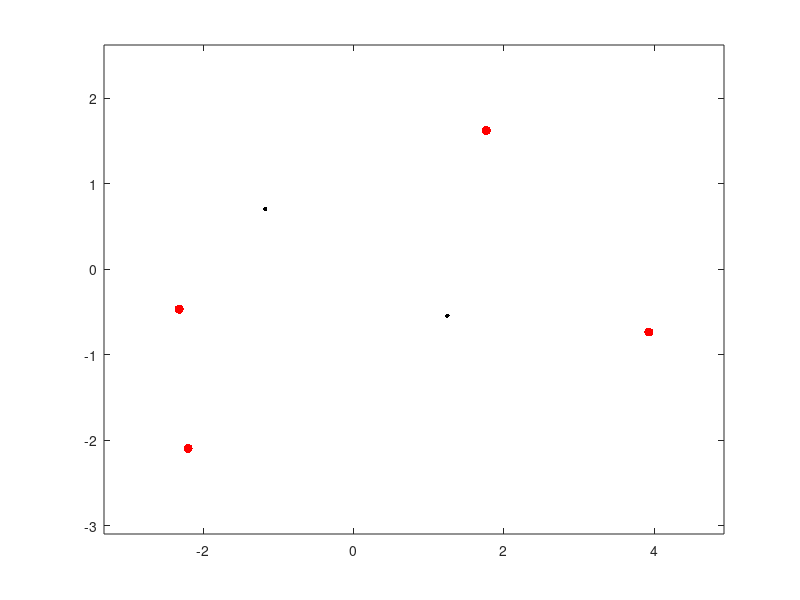

MATLAB code to generate this figure: (Note: this script raises an error after producing the figure.)
function [S,D, e,tR]= G_functions(phi,L,e,Precision, PRINT,  Draw, epsilon, Length )
%[S,D, e,tR]= G_functions(phi,L,e,Precision, PRINT,  Draw, epsilon, Length )
%
% Finds the quadratic differential $Q= S^2 Delta/E$ where E = prod (z-e),
% deg S = L, deg Delta = M and \sqrt{Q} \simeq phi' + t_0/z + ..., where
% sqrt{Q} has purely imaginary periods. 
% The quadratic differential is Q = S^2 D/E where E is the poly with roots
% at e and deg S =L, deg D =M, deg E = N, N  = 2L+M+2;
% The argument phi=[t_R, ..., t_1,t_0]; t_0 is the residue of
% \sqrt Q. 
% e=[list of points]
% L= degree of L. If the passed L is too large it is defaulted to L=0, with
% a complaint. 
%
%PRINT=true/false; if true (default false), it will save the picture in the
%same directory and also a small .tex wrapper with the same filename
%
%Precision= threshold of the functional  below which we stop the
%computation (Default = 1e-8)
%
%Draw, epsilon, Length are parameters for the external function that draws
%the critical trajectories. They don't affect the data output. 
%
%OUTPUT:  S= the polynomial S;D = the polynomial Delta; e= the same as the
% one passed; tR= phi(1) (leading coefficient). If needed one can change
% the code to return the polynomials S, D(elta) themselves. 
%
%DEFAULTS: if phi is not defined or empty it defaults to phi=1 (i.e. t_0=1;
%Chebotarov case); if e is not defined or empty, it defaults to N=randi(10)+1 random points;
%if L is not defined it defaults to L=0; DRAW=true, epsilon = 0.004; Length=20

% Written for Matlab R2024a but possibly working for older versions as
% well. 
% 
%This package is the accompanying code to https://www.arxiv.org/abs/2408.15234
%
% August 2024
% (c) Marco Bertola
% email: Marco.Bertola@concordia.ca


%%% Input validation %%%
if ~exist('phi','var') || size(phi,1)==0
    phi = 1;
end
if ~exist('PRINT','var')
    PRINT = 0;
end
t0=phi(end);
tR=phi(1);
R = size(phi,2)-1;
if ~exist('e','var') || size(e,1)==0 
    N=randi(10)+1;
    MM= randn(N) + 1i*randn(N);
    e = eig(MM).';
    %e = exp(2i*pi*(2/3:2/3:2));
    %e = exp(2i*pi*(2/3:1/3:2));
     %e=exp(1i*pi*(1/2:1/2:2));
    %e= [1,2,1i,3i, 1+1i];
    
end
if ~exist('Draw','var')
    Draw= true;
end
if ~exist('L','var')
    L=0;
    %No stagnation points, the standard Chebotarov problem
end
if ~exist ('epsilon','var')
    epsilon =0.004;
end
if ~exist ('Length','var')
    Length =20;
end
N = size(e,2);
M = N-2*L-2+2*R;
g = (M+N)/2-1;
if g<0  || M< 0
    disp('Error: there are too many stagnation points');
    L = 0 ;
    M = N-2*L-2+2*R;
    %g = (M+N)/2-1;
end
%%% End Input Validation %%%


% M is The number of simple zeros (generically) of the quadratic differential
% L is the number of stagnation points. 

S = phi(1)*poly(randn(1,L) + 1i*randn(1,L));
D = poly(randn(1,M)  + 1i*randn(1,M));

% The quadratic differential is Q = D/E dz^2 and we start with a D such
% that the roots are in the convex hull; by a theorem , the derivative does
% that.
% 
% We will choose the cuts ....
droot = roots(D).';
sroot = roots(S).';


ITER = 1;
MAXITER = 1000;
Fun =3;
Funold=Fun;
if ~exist('Precision','var')
    Precision = 1e-8;
end

if Draw
    figure(1);
    clf;
    ZZ = cat(2,e,droot, sroot);
    dd=plot(droot,'.k','MarkerSize',10);hold on;
    ee=plot(real(e),imag(e),'.r','MarkerSize',20);
    ss=plot(real(sroot),imag(sroot), '.g', 'MarkerSize',12);
    axis ([min(real(ZZ))-1,max(real(ZZ))+1,min(imag(ZZ))-1,max(imag(ZZ))+1]); hold on;
end
%%%%%%%%%%%%%%%%%%%%%%%%%%%%
%%%%% MAIN LOOP %%%%%%%%%%%%
%%%%%%%%%%%%%%%%%%%%%%%%%%%%
Bounce=0;
Sign =1;
t_ells = polyder(phi);
t_ells = cat(2,t_ells,t0);
t_ells = t_ells(2:end);
while( (Fun>Precision && ITER<MAXITER))
    M = size(droot,2);
    %g = (N+M)/2-1;
    [Inty, P]  = Cycles(e,droot, sroot,phi(1));
    % Inty(1:R) contains the quantities denoted $T_\ell[Q]$ in the paper.
    % $\ell=0,...,R-1$;
    % Inty(R+1:end) contains the quantities denoted $P_j[Q]$ (the periods
    % of the square root of the quadratic differential).
    AA = P(1:R,:);
    BB = P(R+1:end,:);
    PP = [ imag(AA), real(AA); real(AA), -imag(AA); real(BB), -imag(BB)];
    % PP is the matrix of real/imag parts of the Holomorphic periods as
    % well as differentials z^{g-1+k}/sqrt(DE), k=1,... 2*L)
    V1 = Inty(1:R) - t_ells.';
    V2 = Inty(R+1:end);
    V = [imag(V1);real(V1); real(V2)];
    dotNum_re_im = PP^(-1)*V;
    dotNum = dotNum_re_im(1:end/2) + 1i*dotNum_re_im(end/2+1:end);
    dotNum =-Sign*cat(2,0, dotNum.'); 
    %dotNum is the numerator in 
    %\dot \sqrt{Q} = (dot S D+ 1/2 \dot D S)/sqrt(D E);
    MM = mysylvester(S,D);
    T1 =dotNum(2:end)*MM^(-1);
    dotS = T1(end-L+1:end);
    dotD = 2*T1(1:M);
    dotS = cat(2,0,dotS);
    dotD = cat(2,0,dotD);

    c1 = sum(abs(dotD))/sum(abs(D)) + sum(abs(dotS))/sum(abs(S));
    dt = (1/2 + c1/(1+c1)/4);

    D = D + dt*dotD;
    S = S + dt*dotS;
    droot = roots(D).';
    sroot = roots(S).';

    Fun =sqrt( sum(abs(V1).^2) + sum(real(V2).^2));
    %The functional we use is the square root of the one in the paper. 
    if Funold<Fun
        Bounce=Bounce+1;
    else
        Bounce=0;
    end
    if Bounce>10
        Sign=-Sign;
        Bounce=0;
    end
    Funold=Fun;
    ITER = ITER+1;

    if Draw
        delete(dd);
        delete(ee);
        delete(ss);
        dd=plot(real(cat(2,droot)),imag(cat(2,droot)) ,'.k','MarkerSize',10);hold on;
        ss=plot(real(cat(2,sroot)),imag(cat(2,sroot)) ,'.g','MarkerSize',10);
        ee=plot(real(e),imag(e),'.r','MarkerSize',10);
        title(['Fun=',num2str(Fun), '. Iteration=', num2str(ITER)]);
        drawnow;
    else
        disp(['L^2 norm of imaginary periods=',num2str(Fun),'. Iteration=',num2str(ITER)]);
    end
    
end

%%%%%%%%%%%%%%%%%%%%%%%%%%%%
%%%%% END MAIN LOOP %%%%%%%%
%%%%%%%%%%%%%%%%%%%%%%%%%%%%
if(ITER==MAXITER)
    disp(['Max iter! Tolerance=',num2str(Fun)]);
    if Fun>1
        stop;
    end
end
if Draw
    figure(1); clf;
    ZZ = cat(2,sroot, droot);
    muld = ones(size(droot));
    muls = ones(size(sroot));
    mul=cat(2,muls*2,muld);
    CriticalTrajectories_Rational(-tR^2,ZZ,mul,...
        e,ones(size(e)),epsilon,Length);
    win = [min(real(cat(2,ZZ,e)))-2, max(real(cat(2,ZZ,e)))+2, min(imag(cat(2,ZZ,e)))-1, max(imag(cat(2,ZZ,e)))+1];
    plot(real(e),imag(e), 'r.','MarkerSize',24);
    plot(real(droot),imag(droot), 'k.','MarkerSize',18);
    
    axis square;
    axis equal; 
    axis(win);

    grid on;
end

%%%%%%%%%%%%%%%%%%%%%%%%%%%%%%%%%%%%%%
%%% Exit preparations and printout %%%
%%%%%%%%%%%%%%%%%%%%%%%%%%%%%%%%%%%%%%

M = N-2*L-2+2*R;
g = (M+N)/2-1;
disp(['The final genus is g=',num2str(g)]);
disp(['We converged in ',num2str(ITER),' iterations and we have Fun<=',num2str(Fun)]);

if PRINT==true
    if R>0
        Caption=['In this case $\\Phi = \\sum_{\\ell=1}^',num2str(R),...
            ' t_\\ell z^\\ell$ with $[t_',num2str(R),',\\dots,t_1]=[',...
            regexprep(num2str(phi(1:end-1)),'\s+',',')...
            ,']$. Here  $t_0=',num2str(t0),...
            '$. The set $E=\\{',...
            regexprep(num2str(e),'\s+',','),...
            '\\}$ and $L=',num2str(L),'$.'];
    else
        Caption=['Chebotarov continuum for the set $E=\\{',...
            regexprep(num2str(e),'\s+',','),'\\}$ with $L=',num2str(L),'$.'];
    end


    symbols = ['a':'z' 'A':'Z' '0':'9'];
    stLength = 10;
    nums = randi(numel(symbols),[1 stLength]);
    st = symbols (nums);

    %name = ['/Users/bertola/Library/CloudStorage/OneDrive-ConcordiaUniversity-Canada/Noether/Research in progress/Numerics_Chebotarov/Example_',st];

    name = ['Example_',st];

    TexInclude = [ ...
        '\\begin{minipage}{0.5\\textwidth} \n',...
        '\\includegraphics[width=1\\textwidth]{',name,'.pdf} \n',...
        '\\captionof{figure}{\\small ',Caption,'} \n',...
        '\\end{minipage} '];


    title('');
    exportgraphics(gcf,cat(2,name,'.pdf'),'ContentType','vector');
    FileTex = fopen(cat(2,name,'.tex'),'w');
    fprintf(FileTex, TexInclude);
    fclose(FileTex);
    %
end
end

%%%%%%%%%%%%%%% Functions %%%%%%%%%%%%%%%%%%%%%%%%%%%%

function [Inty,PowerPeriods] = Cycles (e,droot,sroot,tR)
    %
    % Computes the integral of y dz = sqrt(Q)  along the cycles as well as the holomorphic ones
    
    N=size(e,2);
    L=size(sroot,2);
    D = poly(droot);
    M= size(droot,2);
    R = (M+2*L+2-N)/2;
    S = tR*poly(sroot);
    Bpts = cat(2,e,droot);
    %%% DEBUG
    % DEBUG=0;
    % if DEBUG
    %     Bpts = (1:N+M);
    %     Bpts(2:2:end) = Bpts(2:2:end)+2i;
    % end
    %%%
    
    Cuts = BranchCuts(Bpts);
    %Cuts = [Bpts(1:2:end).', Bpts(2:2:end).'];
    % Rad is the radical of the Riemann surface; y = T/R dz
    
    ttt1 = conv(S, D);
    T = @(z) polyval (ttt1,z);
    H = (N+M)/2;
    t = Cuts(:,2)-Cuts(:,1);
    t = t./abs(t); %Tangent vectors to cuts
    tt = prod(-conj(t.^(-1)));
    % Rad = @(z)  prod(...
    %      -conj(t.^(-1))*ones(size(z)).*...
    %      sqrt(-conj(t)*ones(size(z)).*( ones(H,1)*z-Cuts(:,1)*ones(size(z)) ) )...
    %     .*sqrt(-conj(t)*ones(size(z)).*( ones(H,1)*z-Cuts(:,2)*ones(size(z)) ) )...
    %     ) ;
    
    Rad = @(z) tt* prod(...
        sqrt(-conj(t)*ones(size(z)).*( ones(H,1)*z-Cuts(:,1)*ones(size(z)) ) )...
        .*sqrt(-conj(t)*ones(size(z)).*( ones(H,1)*z-Cuts(:,2)*ones(size(z)) ) )...
        ) ;
    if H==1 %it means we are in genus 0 and the code above does not work
        Rad= @(z) tt*sqrt(-conj(t)*(z-Cuts(1,1))).*sqrt(-conj(t)*(z-Cuts(1,2)));
    end
    y= @(z)  T(z)./Rad(z);
    r=0.001;
    g= (N+M)/2-1;
    
    % clf;
    % figure(1);
    %
    % for j=1:g+1
    %     plot(Cuts(j,:),'r');hold on;
    % end
    
    Path=cell(2*g+R,1);
    % each path has a  component on the first and on the second sheet (possibly none of the latter)
    %Don't put any endpoint on a cut!
    KK=40;
    for j=1:R
        Path{j}   =KK*[ 1+1i, -1+1i, -1-1i, 1-1i, 1+1i];
    end
    for j=1:g
        %Path{j}   =[Cuts(j,1)-r*1i*t(j)*exp(1i*pi*( (0:-1/5:-1))), Cuts(j,2)-r*1i*t(j)*exp(1i*pi*( (1:-1/5:0))), Cuts(j,1)- r*1i*t(j)];
        Path{j+R}   =[Cuts(j,1)+ r*1i*t(j), ...
            Cuts(j,2)+r*1i*t(j)*exp(1i*pi*( (2:-1/5:0))), Cuts(j,1)+ r*1i*t(j)*exp(1i*pi*( (2:-1/5:0)))];
        %A-cycles
    end
    
    t = Cuts(2:end,1) - Cuts(1:end-1,2);
    t = t./abs(t);
    for j=1:g
        Path{g+R+j}   =[ Cuts(j,2)+ r*t(j),Cuts(j+1,1)-r*t(j)*exp(1i*pi*( (0:-2/7:-2))),...
            Cuts(j,2)+r*t(j)*exp(1i*pi*( (2:-2/7:0)))];
        % Path{g+j}   =[ Cuts(j,2)+ r*1i*t(j),Cuts(j+1,1)+ r*1i*t(j)*exp(1i*pi*( (2:-1/5:0))),...
        %      Cuts(j,2)+r*1i*t(j)*exp(1i*pi*( (2:-1/5:0)))];
        %pseudo B-cycles; not respecting the intersection number;
    end
    
    
    % %%%%%%%%%% DEBUG
    % if DEBUG
    %     clf;
    %     plot(real(Bpts), imag(Bpts),'r.','MarkerSize',12);
    %     hold on
    %     % tt = 0:0.01:4;
    %     % figure(2);
    %     % plot(tt, real(Rad(tt+0i)));
    %     % grid on;
    %     % figure(1);
    %
    %     for j=1:g+1
    %         CC = [Cuts(j,1), Cuts(j,2)];
    %         plot(real(CC), imag(CC));
    %     end
    %
    %     for j=1:g
    %         plot(Path{j},'r');
    %     end
    %     for j=g+1:2*g
    %         plot(Path{j},'b');
    %     end
    %     axis equal;
    %     grid on;
    % end
    % %%%%%%%%%%
    PowerPeriods= zeros(2*g+R,g+R);
    Inty=zeros(2*g+R,1); %
    for k=1:g+R
        F = @(z) z.^(g+R-k)./Rad(z);
        % first the residues at infinity...
        for j=1:R
            PowerPeriods(j, k) = Hyperelliptic_Integral( @(z)F(z)./z.^(R-j), Path{j}, Cuts)/2i/pi;
        end
        % then the periods
        for j=R+1:2*g+R
            PowerPeriods(j, k) =  Hyperelliptic_Integral (@(z) F(z),Path{j}, Cuts);
        end
    end
    for j=1:R
        Inty(j) =  Hyperelliptic_Integral (@(z) y(z)./z.^(R-j) ,Path{j}, Cuts)/2i/pi;
    end
    for j=R+1:2*g+R
        Inty(j) =  Hyperelliptic_Integral (@(z) y(z),Path{j}, Cuts);
    end
    % %The B--periods as of now are  not correct because we choose the A-period
    % %as the cycle around z_{2j-1}, z_{2j} and B around z_{2j}, z_{2j+1}. Thus
    % %the B_j period as of now is B_j - B_{j+1}.
    % %To rectify the situation  we take the current B and multiply appropriately
    % %the A periods.
    % A = PowerPeriods(end-2*g+1:end-g,end-g+1:end);
    % G = ones(g);
    % G = triu(G);
    % B = G*PowerPeriods(end-g+1:end, end-g+1:end) ;
    % tau = B*A^(-1);
    % if sum(sum(abs(tau-tau.')))>1e-3
    %     disp("oufh: instability detected in the tau matrix, it is not exactly symmetric. Too large genus?");
    %     % tau should be symmetric; if it is not it is a bad day...
    % end
end
    
function Cuts= BranchCuts( Q )
    % Given a set of points $Q$ in the plane, finds non intersecting segments
    % between pairs. We take the convex hull, remove all the sides, repeat.
    Q0=Q;
    Cuts = zeros(size(Q0,2)/2,2);
    count=1;
    while(size(Q0,2))>2
        K = convhull ([real(Q0.'), imag(Q0.')]);
        ct= floor((size(K,1)-1)/2);
        Cuts(count:count+ct-1,:) = [Q0(K(1:2:2*ct)).', Q0(K(2:2:2*ct)).'];
        Q0(K(1:2*ct))=[];
        count=count+ct;
    end
    if size(Q0,2)==2
        Cuts(count,:) = [Q0(1), Q0(2)];
    end
end

function Syl= mysylvester(S,D)
 % Given the two polynomials S, D it returns the Sylvester matrix. No
 % sanity check is done. YOLO! NOTE: if S,D are constants, it returns a 1x1
 % matrix and not an empty matrix. But why would you compute the Sylvester
 % matrix of two constants?

 s = size(S,2);
 d = size(D,2);
 
 %Syl = zeros(s+d-2,s+d-2);%
 if s==1
     Syl=toeplitz([S(1);zeros(d-2,1)], [S,zeros(1,d-2)]);
 else
     if d==1
         Syl=toeplitz([D(1);zeros(s-2,1)], [D,zeros(1,s-2)]);
     else
         Syl=[toeplitz([S(1);zeros(d-2,1)], [S,zeros(1,d-2)]);
             toeplitz([D(1);zeros(s-2,1)], [D,zeros(1,s-2)])];
     end
 end

end
